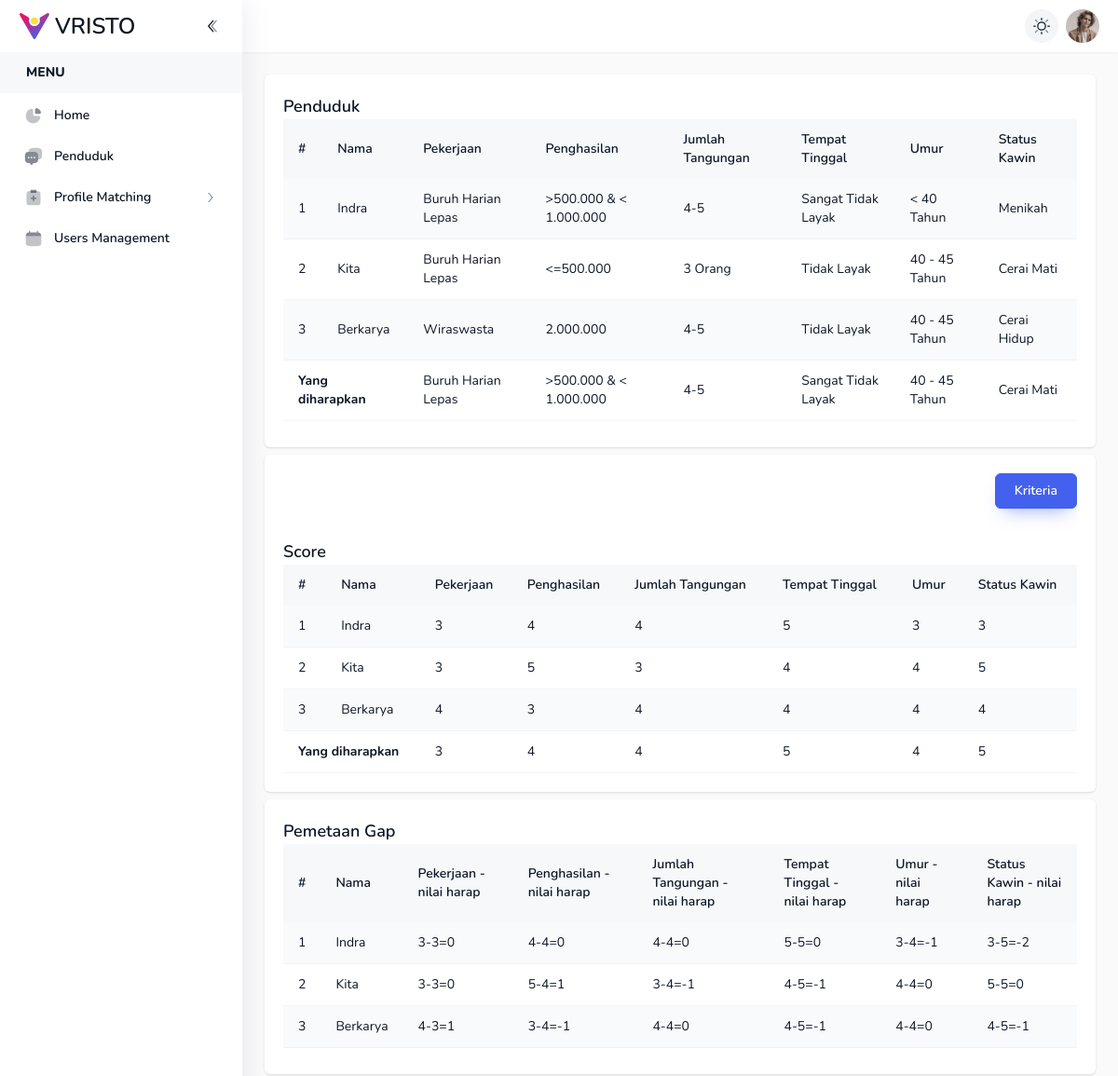
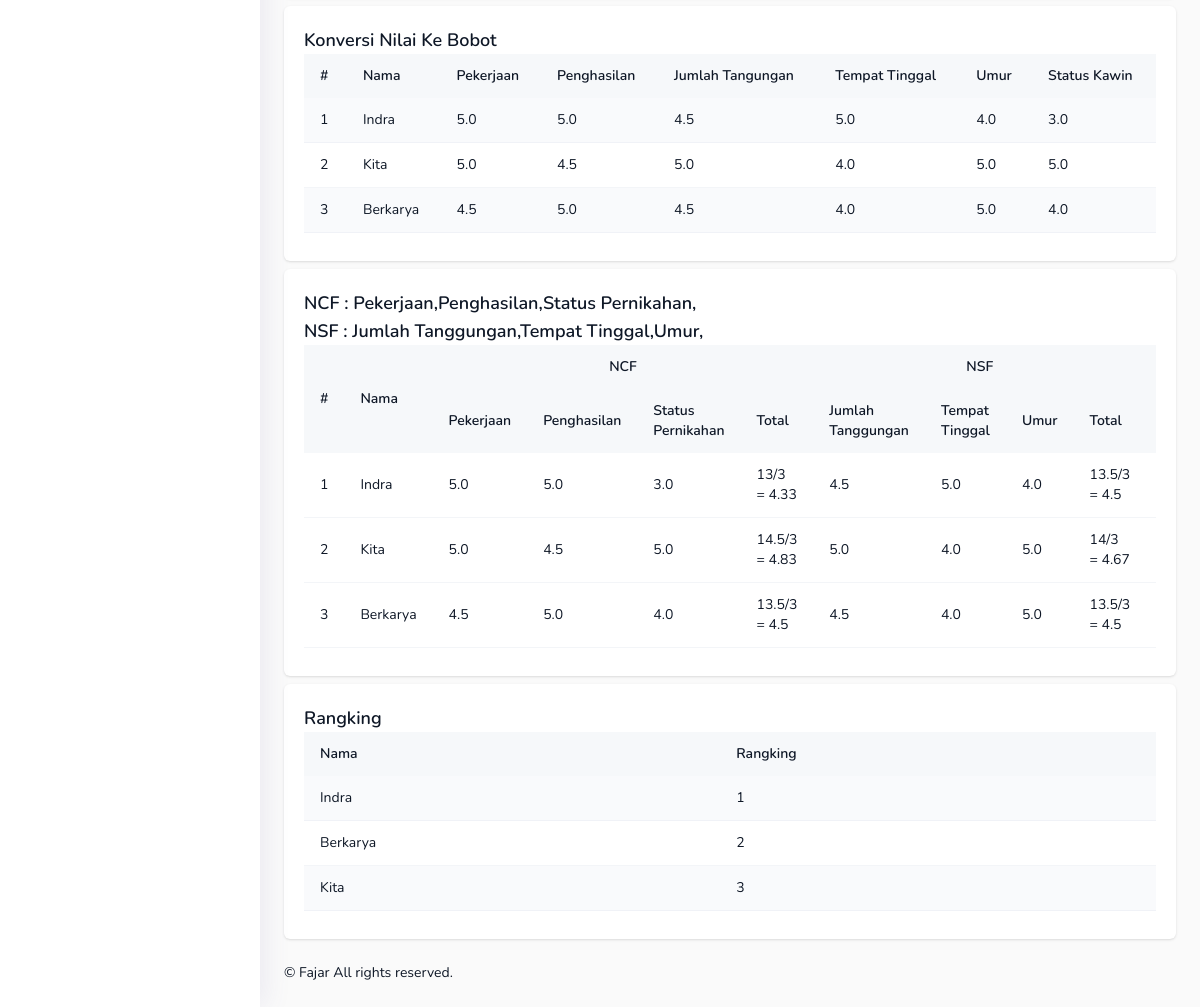
The page /index.php?pages=perhitungan (signed in) on the database its author committed (2 pictures, top to bottom).
### tables this page shows
CREATE TABLE `sub_kriteria` (
  `id` int(11) NOT NULL,
  `kriteria_id` int(11) NOT NULL,
  `nama` varchar(68) NOT NULL,
  `nilai` int(11) NOT NULL
);

CREATE TABLE `penduduk` (
  `id` int(11) NOT NULL,
  `nama_penduduk` varchar(100) NOT NULL,
  `jenis_kelamin` int(1) NOT NULL,
  `pekerjaan` int(11) NOT NULL,
  `penghasilan` int(11) NOT NULL,
  `jml_tanggungan` int(11) NOT NULL,
  `tempat_tgl` int(11) NOT NULL,
  `umur` int(11) NOT NULL,
  `sts_kawin` int(11) NOT NULL
);

CREATE TABLE `gap` (
  `id` int(11) NOT NULL,
  `nama_penduduk` varchar(100) NOT NULL,
  `jenis_kelamin` int(1) NOT NULL,
  `pekerjaan` decimal(10,1) NOT NULL,
  `penghasilan` decimal(10,1) NOT NULL,
  `jml_tanggungan` decimal(10,1) NOT NULL,
  `tempat_tgl` decimal(10,1) NOT NULL,
  `umur` decimal(10,1) NOT NULL,
  `sts_kawin` decimal(10,1) NOT NULL
);

CREATE TABLE `kriteria` (
  `id` int(11) NOT NULL,
  `nama` varchar(64) NOT NULL,
  `jenis` enum('cf','sf') NOT NULL,
  `ket` varchar(64) NOT NULL
);

CREATE TABLE `hasil` (
  `id` int(11) NOT NULL,
  `nama_penduduk` varchar(25) NOT NULL,
  `hasil` decimal(10,2) NOT NULL
);

### include/config.php (called while the page is built, shortened)
<?php
$conn = mysqli_connect('localhost', 'root', '', 'db_pma_fajar');
function query($query)
{
    global $conn;
    $res = mysqli_query($conn, $query);
    $rows = [];
    while ($row = mysqli_fetch_assoc($res)) {
        $rows[] = $row;
    }
    return $rows;
}
?>

### pages/perhitungan.php (the view, shortened to what this page needs)
<?php
$penduduk = query("SELECT * FROM penduduk");
$vwpenduduk = query("SELECT * FROM vw_penduduk");
$std = query("SELECT sk.nilai,sk.nama FROM profil_standar ps left join sub_kriteria sk on sk.id=ps.subkriteria_id ");
$vcf = query("select * from kriteria where jenis='cf'");
$vsf = query("select * from kriteria where jenis='sf'");
?>
<div class="col-md-12 justify-content-center panel mb-2">
    <div class="table-responsive">
    <h1 class="text-lg font-semibold">Penduduk</h1>
    <table class="table table-hover table-striped mb-2">
            <thead>
                <tr>
                    <th>#</th>
                    <th>Nama</th>
                    <th>Pekerjaan</th>
                    <th>Penghasilan</th>
                    <th>Jumlah Tangungan</th>
                    <th>Tempat Tinggal</th>
                    <th>Umur</th>
                    <th>Status Kawin</th>
                </tr>
            </thead>
            <tbody>
                <?php
                    $no=1;
                foreach ($vwpenduduk as $data) : ?>
                    <tr>
                        <td><?=$no++?></td>
                        <td><?= $data['nama_penduduk']; ?></td>
                        <td><?= $data['pekerjaan']; ?></td>
                        <td><?= $data['penghasilan']; ?></td>
                        <td><?= $data['jml_tanggungan']; ?></td>
                        <td><?= $data['tempat_tgl']; ?></td>
                        <td><?= $data['umur']; ?></td>
                        <td><?= $data['sts_kawin']; ?></td>
                    </tr>
                <?php endforeach; ?>
                <tr>
                    <td colspan="2"><b>Yang diharapkan</b></td>
                    <?php foreach ($std as $row) : ?>
                        <td><?= $row['nama']; ?></td>
                    <?php endforeach; ?>
                </tr>
            </tbody>
        </table>
    </div>
</div>
<div class="col-md-12 justify-content-center panel">
    <div class="table-responsive">
        <div x-data="modal" class="mb-8">
            <div class="flex items-right justify-end">
                <button type="button" class="btn btn-primary" @click="toggle">Kriteria</button>
            </div>
        </div>
        <h1 class="text-lg font-semibold">Score</h1>
        <table class="table table-hover table-striped">
            <thead>
                <tr>
                    <th>#</th>
                    <th>Nama</th>
                    <th>Pekerjaan</th>
                    <th>Penghasilan</th>
                    <th>Jumlah Tangungan</th>
                    <th>Tempat Tinggal</th>
                    <th>Umur</th>
                    <th>Status Kawin</th>
                </tr>
            </thead>
            <tbody>
                <?php
                    $no=1;
                foreach ($penduduk as $data) : ?>
                    <tr>
                        <td><?=$no++?></td>
                        <td><?= $data['nama_penduduk']; ?></td>
                        <td><?= $data['pekerjaan']; ?></td>
                        <td><?= $data['penghasilan']; ?></td>
                        <td><?= $data['jml_tanggungan']; ?></td>
                        <td><?= $data['tempat_tgl']; ?></td>
                        <td><?= $data['umur']; ?></td>
                        <td><?= $data['sts_kawin']; ?></td>
                    </tr>
                <?php endforeach; ?>
                <tr>
                    <td colspan="2"><b>Yang diharapkan</b></td>
                    <?php foreach ($std as $row) : ?>
                        <td><?= $row['nilai']; ?></td>
                    <?php endforeach; ?>
                </tr>
            </tbody>
        </table>
    </div>
</div>
<div class="col-md-12 justify-content-center panel mt-2">
    <div class="table-responsive">
    <h1 class="text-lg font-semibold">Pemetaan Gap</h1>
    <table class="table table-hover table-striped mb-2">
            <thead>
                <tr>
                    <th>#</th>
                    <th>Nama</th>
                    <th>Pekerjaan - nilai harap</th>
                    <th>Penghasilan - nilai harap</th>
                    <th>Jumlah Tangungan - nilai harap</th>
                    <th>Tempat Tinggal - nilai harap</th>
                    <th>Umur - nilai harap</th>
                    <th>Status Kawin - nilai harap</th>
                </tr>
            </thead>
            <tbody>
                <?php
                    $no=1;
                foreach ($penduduk as $data) :
                    $hPekerjaan = $data['pekerjaan']-$std[0]["nilai"];
                    $hPenghasilan = $data['penghasilan']-$std[1]["nilai"];
                    $hjml_tanggungan = $data['jml_tanggungan']-$std[2]["nilai"];
                    $htempat_tgl = $data['tempat_tgl']-$std[3]["nilai"];
                    $humur = $data['umur']-$std[4]["nilai"];
                    $hkawin = $data['sts_kawin']-$std[5]["nilai"];
                ?>
                    <tr>
                        <td><?=$no++?></td>
                        <td><?= $data['nama_penduduk']; ?></td>
                        <td><?= $data['pekerjaan']; ?>-<?=$std[0]["nilai"]?>=<?=$hPekerjaan?></td>
                        <td><?= $data['penghasilan']; ?>-<?=$std[1]["nilai"]?>=<?=$hPenghasilan?></td>
                        <td><?= $data['jml_tanggungan']; ?>-<?=$std[2]["nilai"]?>=<?=$hjml_tanggungan?></td>
                        <td><?= $data['tempat_tgl']; ?>-<?=$std[3]["nilai"]?>=<?=$htempat_tgl?></td>
                        <td><?= $data['umur']; ?>-<?=$std[4]["nilai"]?>=<?=$humur?></td>
                        <td><?= $data['sts_kawin']; ?>-<?=$std[5]["nilai"]?>=<?=$hkawin?></td>
                    </tr>
                <?php endforeach; ?>
            </tbody>
        </table>
    </div>
</div>
<div class="col-md-12 justify-content-center panel mt-2">
    <div class="table-responsive">
    <h1 class="text-lg font-semibold">Konversi Nilai Ke Bobot</h1>
    <table class="table table-hover table-striped mb-2">
            <thead>
                <tr>
                    <th>#</th>
                    <th>Nama</th>
                    <th>Pekerjaan</th>
                    <th>Penghasilan</th>
                    <th>Jumlah Tangungan</th>
                    <th>Tempat Tinggal</th>
                    <th>Umur</th>
                    <th>Status Kawin</th>
                </tr>
            </thead>
            <tbody>
                <?php
                $no=1;
                $penduduk = query("select * from gap");
                foreach ($penduduk as $data) :
                ?>
                    <tr>
                        <td><?=$no++?></td>
                        <td><?= $data['nama_penduduk']; ?></td>
                        <td><?= $data['pekerjaan']; ?></td>
                        <td><?= $data['penghasilan']; ?></td>
                        <td><?= $data['jml_tanggungan']; ?></td>
                        <td><?= $data['tempat_tgl']; ?></td>
                        <td><?= $data['umur']; ?></td>
                        <td><?= $data['sts_kawin']; ?></td>
                    </tr>
                <?php endforeach; ?>
            </tbody>
        </table>
    </div>
</div>
<div class="col-md-12 justify-content-center panel mt-2">
    <div class="table-responsive">
    <span class="text-lg font-semibold">
    <?php
        echo "NCF : ";
        foreach($vcf as $r):
            echo $r['nama'].",";
        endforeach;
        echo "<br>";
        echo "NSF : ";
        foreach($vsf as $r):
            echo $r['nama'].",";
        endforeach;
    ?>
    </span>
    <table class="table table-border mb-2">
            <thead>
                <tr>
                    <th rowspan="2">#</th>
                    <th rowspan="2">Nama</th>
                    <th colspan="<?=count($vcf)+1?>" style="text-align: center;">NCF</th>
                    <th colspan="<?=count($vsf)+1?>" style="text-align: center;">NSF</th>
                    <th rowspan="2">60%*NCF+40%*NSF</th>
                </tr>
                    <?php
                        foreach($vcf as $r):
                            echo "<th>".$r['nama']."</th>";
                        endforeach;
                        echo "<th>Total</th>";
                        foreach($vsf as $r):
                            echo "<th>".$r['nama']."</th>";
                        endforeach;
                        echo "<th>Total</th>";
                    ?>
            </thead>
            <tbody>
                <?php
                $no=1;
                $penduduk = query("select * from gap");
                foreach ($penduduk as $data) :
                    $cf = 0;
                    $sf = 0;
                ?>
                    <tr>
                        <td><?=$no++?></td>
                        <td><?= $data['nama_penduduk']; ?></td>
                        <?php
                            foreach($vcf as $r):
                                $cf=$cf+$data[$r['ket']];
                                echo "<td>".$data[$r['ket']]."</td>";
                            endforeach;
                            $tcf = round($cf/count($vcf),2);
                        ?>
                        <td><?= $cf."/".count($vcf)." = ".$tcf ?></td>
                        <?php
                            foreach($vsf as $r):
                                $sf=$sf+$data[$r['ket']];
                                echo "<td>".$data[$r['ket']]."</td>";
                            endforeach;
                            $tsf = round($sf/count($vsf),2);
                            $ttlas = round(($tcf*0.60)+($tsf*0.40),2);
                        ?>
                        <td><?= $sf."/".count($vsf)." = ".($tsf) ?></td>
                        <td><?=$ttlas?></td>
                    </tr>
                <?php endforeach; ?>
            </tbody>
        </table>
    </div>
</div>
<div class="col-md-12 justify-content-center panel mt-2">
    <div class="table-responsive">
    <h1 class="text-lg font-semibold">Rangking</h1>
    <table class="table table-hover table-striped mb-2">
            <thead>
                <tr>
                    <th>Nama</th>
                    <th>Rangking</th>
                </tr>
            </thead>
            <tbody>
                <?php
                    $no=1;
                    $vwpenduduk = query("select * from hasil order by hasil");
                foreach ($vwpenduduk as $data) : ?>
                    <tr>
                        <td><?= $data['nama_penduduk']; ?></td>
                        <td><?=$no++?></td>
                    </tr>
                <?php endforeach; ?>
            </tbody>
        </table>
    </div>
</div>

### rows shown on the page
sub_kriteria: nama "Buruh Harian Lepas", nilai "3"
sub_kriteria: nama ">500.000 & < 1.000.000", nilai "4"
sub_kriteria: nama "4-5", nilai "4"
sub_kriteria: nama "Sangat Tidak Layak", nilai "5"
sub_kriteria: nama "40 - 45 Tahun", nilai "4"
sub_kriteria: nama "Cerai Mati", nilai "5"
penduduk: nama_penduduk "Indra", pekerjaan "3", penghasilan "4", jml_tanggungan "4", tempat_tgl "5", umur "3", sts_kawin "3", pekerjaan.nilai "0", penghasilan.nilai "0", jml_tanggungan.nilai "0", tempat_tgl.nilai "0", umur.nilai "-1", sts_kawin.nilai "-2"
penduduk: nama_penduduk "Kita", pekerjaan "3", penghasilan "5", jml_tanggungan "3", tempat_tgl "4", umur "4", sts_kawin "5", pekerjaan.nilai "0", penghasilan.nilai "1", jml_tanggungan.nilai "-1", tempat_tgl.nilai "-1", umur.nilai "0", sts_kawin.nilai "0"
penduduk: nama_penduduk "Berkarya", pekerjaan "4", penghasilan "3", jml_tanggungan "4", tempat_tgl "4", umur "4", sts_kawin "4", pekerjaan.nilai "1", penghasilan.nilai "-1", jml_tanggungan.nilai "0", tempat_tgl.nilai "-1", umur.nilai "0", sts_kawin.nilai "-1"
gap: nama_penduduk "Indra", pekerjaan "5.0", penghasilan "5.0", jml_tanggungan "4.5", tempat_tgl "5.0", umur "4.0", sts_kawin "3.0", cf "13", tcf "4.33", sf "13.5", tsf "4.5"
gap: nama_penduduk "Kita", pekerjaan "5.0", penghasilan "4.5", jml_tanggungan "5.0", tempat_tgl "4.0", umur "5.0", sts_kawin "5.0", cf "14.5", tcf "4.83", sf "14", tsf "4.67"
gap: nama_penduduk "Berkarya", pekerjaan "4.5", penghasilan "5.0", jml_tanggungan "4.5", tempat_tgl "4.0", umur "5.0", sts_kawin "4.0", cf "13.5", tcf "4.5", sf "13.5", tsf "4.5"
kriteria: nama "Pekerjaan", ket.pekerjaan "5.0", ket.pekerjaan "4.5"
kriteria: nama "Penghasilan", ket.penghasilan "5.0", ket.penghasilan "4.5"
kriteria: nama "Status Pernikahan", ket.sts_kawin "3.0", ket.sts_kawin "5.0", ket.sts_kawin "4.0"
kriteria: nama "Jumlah Tanggungan", ket.jml_tanggungan "4.5", ket.jml_tanggungan "5.0"
kriteria: nama "Tempat Tinggal", ket.tempat_tgl "5.0", ket.tempat_tgl "4.0"
kriteria: nama "Umur", ket.umur "4.0", ket.umur "5.0"
hasil: nama_penduduk "Indra"
hasil: nama_penduduk "Berkarya"
hasil: nama_penduduk "Kita"

### other values the page prints
$data['nama_penduduk'] "Indra"
$data['pekerjaan'] "Buruh Harian Lepas"
$data['penghasilan'] ">500.000 & < 1.000.000"
$data['jml_tanggungan'] "4-5"
$data['tempat_tgl'] "Sangat Tidak Layak"
$data['umur'] "< 40 Tahun"
$data['sts_kawin'] "Menikah"
$data['nama_penduduk'] "Kita"
$data['penghasilan'] "<=500.000"
$data['jml_tanggungan'] "3 Orang"
$data['tempat_tgl'] "Tidak Layak"
$data['umur'] "40 - 45 Tahun"
$data['sts_kawin'] "Cerai Mati"
$data['nama_penduduk'] "Berkarya"
$data['pekerjaan'] "Wiraswasta"
